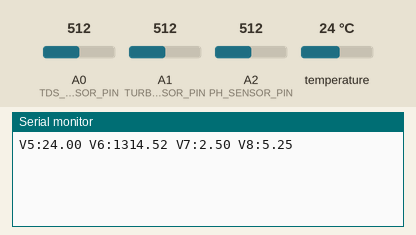
Recording of a sketch running on a simulated Arduino Uno, built with avr-gcc and run on an emulated ATmega328P. Parts: the last lines printed to the serial monitor. The test bench sets the inputs (shaded band); at power-on: temperature 24 °C, A0 (TDS_SENSOR_PIN) = 512, A1 (TURBIDITY_SENSOR_PIN) = 512, A2 (PH_SENSOR_PIN) = 512.

Above: at 1.5 s.
1.6 s: temperature set to 12 °C
At 2.9 s:
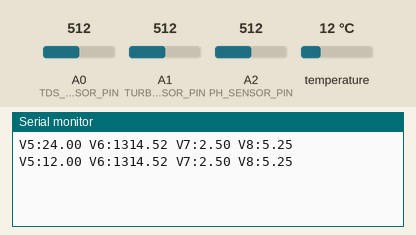
3.1 s: A0 (TDS_SENSOR_PIN) set to 716
At 4.3 s:
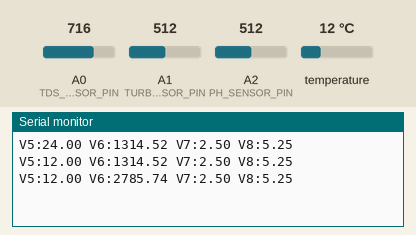
4.6 s: A1 (TURBIDITY_SENSOR_PIN) set to 716
At 5.1 s:
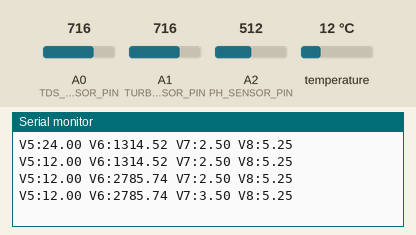
6.1 s: A2 (PH_SENSOR_PIN) set to 716
At 7.5 s:
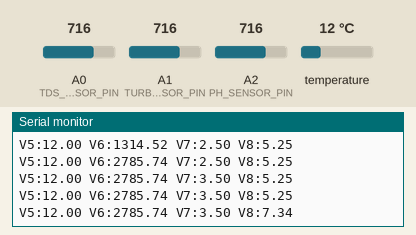
7.6 s: temperature set to 19 °C
At 8.8 s:
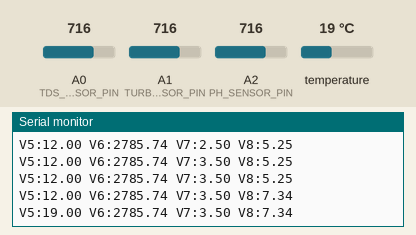
9.1 s: A0 (TDS_SENSOR_PIN) set to 992
At 10.0 s:
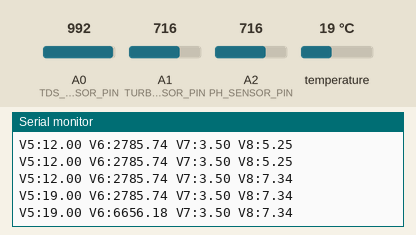
Timing chart, 0 to 11.6 s (numbered marks = the images above; inputs shaded):
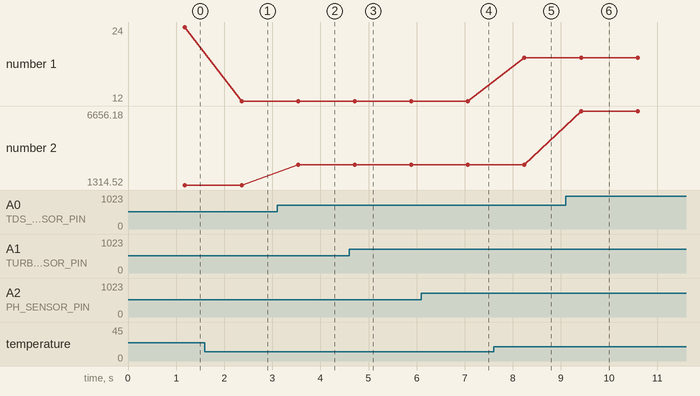

The sketch:

Arduinofinal2.ino
```cpp
#include <OneWire.h>
#include <DallasTemperature.h>

const int SENSOR_PIN = 13;            // Arduino pin connected to DS18B20 sensor's DQ pin
const int TDS_SENSOR_PIN = A0;        // TDS sensor pin
const int TURBIDITY_SENSOR_PIN = A1; // Turbidity sensor pin
const int PH_SENSOR_PIN = A2;         // pH sensor pin

OneWire oneWire(SENSOR_PIN);          // setup a oneWire instance
DallasTemperature tempSensor(&oneWire);// pass oneWire to DallasTemperature library

void setup() {
  Serial.begin(9600); // initialize serial communication
  tempSensor.begin(); // initialize the temperature sensor
}

void loop() {
  // Temperature sensor readings
  tempSensor.requestTemperatures();   // send the command to get temperatures
  float tempCelsius = tempSensor.getTempCByIndex(0); // read temperature in Celsius

  // TDS sensor readings
  float tdsValue = readTDS();

  // Turbidity sensor readings
  float turbidityVoltage = readSensorVoltage(TURBIDITY_SENSOR_PIN);

  // pH sensor readings
  float phValue = readPH();

  // Send sensor data over serial in specified format
  Serial.print("V5:");
  Serial.print(tempCelsius);
  Serial.print(" V6:");
  Serial.print(tdsValue);
  Serial.print(" V7:");
  Serial.print(turbidityVoltage);
  Serial.print(" V8:");
  Serial.println(phValue);

  delay(5); // Reduce delay for faster readings
}

float readTDS() {
   const float VREF = 5.0;
    const int SCOUNT = 30;
    int analogBuffer[SCOUNT];
    int analogBufferTemp[SCOUNT];
    int analogBufferIndex = 0;
    int copyIndex = 0;

    for (int i = 0; i < SCOUNT; i++) {
        analogBuffer[i] = analogRead(TDS_SENSOR_PIN);
        delay(10);
    }

    for (int i = 0; i < SCOUNT; i++)
        analogBufferTemp[i] = analogBuffer[i];

    for (int i = 0; i < SCOUNT - 1; i++) {
        for (int j = 0; j < SCOUNT - 1 - i; j++) {
            if (analogBufferTemp[j] > analogBufferTemp[j + 1]) {
                int temp = analogBufferTemp[j];
                analogBufferTemp[j] = analogBufferTemp[j + 1];
                analogBufferTemp[j + 1] = temp;
            }
        }
    }

    float averageVoltage = analogBufferTemp[SCOUNT / 2] * (float)VREF / 1024.0;
    float compensationCoefficient = 1.0 + 0.02 * (25.0 - 25.0);
    float compensationVoltage = averageVoltage / compensationCoefficient;
    float tdsValue = (133.42 * compensationVoltage * compensationVoltage * compensationVoltage - 255.86 * compensationVoltage * compensationVoltage + 857.39 * compensationVoltage) * 0.5;
    return tdsValue;
}

float readSensorVoltage(int pin) {
  int sensorValue = analogRead(pin); // Read the input on specified analog pin
  float voltage = sensorValue * (5.0 / 1024.0); // Convert the analog reading to a voltage (0 - 5V)
  return voltage; // Return the voltage value
}

float readPH() {
  const int numReadings = 10;
  int buf[numReadings];
  unsigned long int avgValue = 0;

  for (int i = 0; i < numReadings; i++) {
    buf[i] = analogRead(PH_SENSOR_PIN);
    delay(10);
  }

  // Sort the readings
  for (int i = 0; i < numReadings - 1; i++) {
    for (int j = i + 1; j < numReadings; j++) {
      if (buf[i] > buf[j]) {
        int temp = buf[i];
        buf[i] = buf[j];
        buf[j] = temp;
      }
    }
  }

  // Average the middle 6 readings
  for (int i = 2; i < numReadings - 2; i++) {
    avgValue += buf[i];
  }

  // Convert the average value to pH
  float voltage = avgValue * (5.0 / numReadings) / 1024.0;
  return 3.5 * voltage;
}
```

Measured:
- after the input at 1.6 s, the serial monitor: prints a new line after 0.76 s (image 1)
- after the input at 3.1 s, the serial monitor: prints a new line after 0.44 s (image 2)
- after the input at 4.6 s, the serial monitor: prints a new line after 0.11 s (image 3)
- after the input at 6.1 s, the serial monitor: prints a new line after 0.97 s (image 4)
- after the input at 7.6 s, the serial monitor: prints a new line after 0.64 s (image 5)
- after the input at 9.1 s, the serial monitor: prints a new line after 0.32 s (image 6)
- plotted number 1: 24 → 12 after the input at 1.6 s, 12 → 19 after the input at 7.6 s
- plotted number 2: 1314.52 → 2785.74 after the input at 3.1 s, 2785.74 → 6656.18 after the input at 9.1 s
